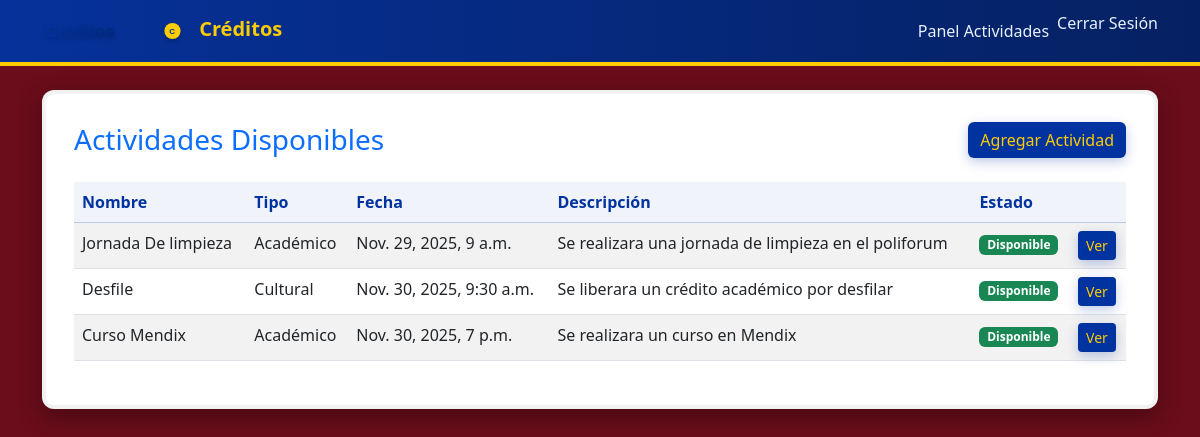
/actividades/ (signed in), run on an earlier commit of the app's database.
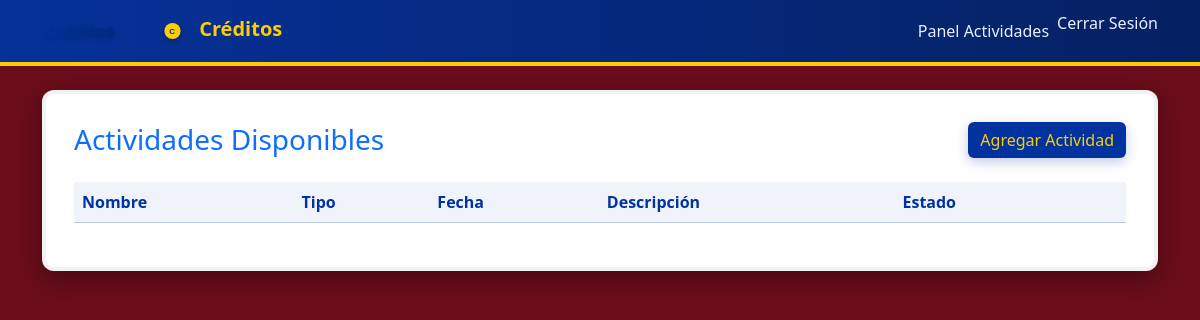
And on a later commit of the database.
### actividades/models.py (models this page shows, shortened)
class Actividad(models.Model):
    TIPOS = (
        ('academico', 'Académico'),
        ('cultural', 'Cultural'),
        ('deportivo', 'Deportivo'),
    )
    nombre = models.CharField(max_length=150)
    convo = models.CharField(max_length=150, blank=True)
    descripcion = models.TextField(blank=True)
    tipo = models.CharField(max_length=20, choices=TIPOS)
    fecha = models.DateTimeField()
    lugar = models.CharField(max_length=150, blank=True)
    creditos_equivalentes = models.PositiveSmallIntegerField(default=1)
    capacidad = models.PositiveIntegerField(blank=True, null=True)
    creado_por = models.ForeignKey(Usuario, on_delete=models.SET_NULL, null=True, blank=True, related_name='actividades_creadas')
    inscritos = models.ManyToManyField(Usuario, blank=True, related_name='actividades_inscritas')
    liberado = models.BooleanField(default=False)
    liberado_por = models.ForeignKey(Usuario, on_delete=models.SET_NULL, null=True, blank=True, related_name='actividades_liberadas')
    fecha_liberacion = models.DateTimeField(null=True, blank=True)
    encargado = models.ForeignKey(Usuario, on_delete=models.SET_NULL, null=True, blank=True, related_name='actividades_encargadas')

### actividades/views.py (the view)
# urls.py: path('', views.lista_actividades, name='lista_actividades'),
@login_required
def lista_actividades(request):
    actividades = Actividad.objects.order_by('fecha')
    return render(request, 'actividades/lista_actividades.html', {'actividades': actividades})

### actividades/templates/actividades/lista_actividades.html (shortened to what this page needs)
{% extends 'usuarios/base.html' %}
{% block content %}
<div class="d-flex justify-content-between align-items-center mb-4">
  <h3 class="text-primary mb-0">Actividades Disponibles</h3>
  {% if user.is_staff or user.es_admin_creditos %}
    <a href="{% url 'registrar_actividad' %}" class="btn btn-primary">
       Agregar Actividad
    </a>
  {% endif %}
</div>
<table class="table table-striped table-hover">
  <thead class="table-primary">
    <tr>
      <th>Nombre</th>
      <th>Tipo</th>
      <th>Fecha</th>
      <th>Descripción</th>
      <th>Estado</th>
      <th></th>
    </tr>
  </thead>
  <tbody>
    {% for act in actividades %}
    <tr>
      <td>{{ act.nombre }}</td>
      <td>{{ act.get_tipo_display }}</td>
      <td>{{ act.fecha }}</td>
      <td>{{ act.descripcion|truncatechars:80 }}</td>
      <td>
        {% if act.liberado %}
          <span class="badge bg-success">Disponible</span>
        {% else %}
          <span class="badge bg-warning text-dark">Pendiente</span>
        {% endif %}
      </td>
      <td>
        <a href="{% url 'detalle_actividad' act.id %}" class="btn btn-sm btn-primary">Ver</a>
      </td>
    </tr>
    {% endfor %}
  </tbody>
</table>
{% endblock %}

### usuarios/templates/usuarios/base.html (shortened to what this page needs)
<!DOCTYPE html>
<html lang="es">
  {% load static %}
<head>
  <link href="https://cdn.jsdelivr.net/npm/bootstrap@5.3.0/dist/css/bootstrap.min.css" rel="stylesheet">
  <link rel="stylesheet" href="{% static 'css/estilo.css' %}?v=2">
</head>
<body>
<nav class="navbar navbar-expand-lg navbar-dark">
  <div class="container">
    <a class="navbar-brand fw-bold" href="{% url 'inicio' %}">
      <img src="{% static 'img/logo.svg' %}" class="navbar-logo me-2" alt="Logo">
      <span class="lead-accent">Créditos</span>
    </a>
    <ul class="navbar-nav ms-auto">
      {% if user.is_authenticated %}
        {% if user.is_staff or user.es_admin_creditos %}
          <li class="nav-item"><a class="nav-link" href="{% url 'panel_actividades' %}">Panel Actividades</a></li>
        {% elif user.es_docente %}
          <li class="nav-item"><a class="nav-link" href="{% url 'docente_asignar' %}">Asignar Créditos</a></li>
          <li class="nav-item"><a class="nav-link" href="{% url 'docente_dashboard' %}">Firmar Créditos</a></li>
        {% else %}
          <li class="nav-item"><a class="nav-link" href="{% url 'perfil' %}">Perfil</a></li>
          <li class="nav-item"><a class="nav-link" href="{% url 'lista_actividades' %}">Actividades</a></li>
          <li class="nav-item"><a class="nav-link" href="{% url 'mis_creditos' %}">Mis Créditos</a></li>
        {% endif %}
        <li class="nav-item">
          <form method="post" action="{% url 'logout' %}" class="d-inline">
            <button type="submit" class="btn btn-link nav-link text-danger" style="padding: 0;">Cerrar Sesión</button>
          </form>
        </li>
      {% else %}
        <li class="nav-item"><a class="nav-link" href="{% url 'login' %}">Iniciar Sesión</a></li>
        <li class="nav-item"><a class="nav-link" href="{% url 'docente_login' %}">Portal Docente</a></li>
      {% endif %}
    </ul>
  </div>
</nav>
<div class="container mt-4">
  <div class="creditos-card">
    {% block content %}{% endblock %}
  </div>
</div>
</body>
</html>

### static/css/estilo.css (style rules this page uses)
:root { --tinto: #6b0d1b; --azul: #0033a0; --amarillo: #ffcc00; --card-bg: #ffffff; --muted: #6c757d; }
html, body { height: 100%; }
body { background-color: var(--tinto); color: #222; font-family: 'Segoe UI', Roboto, Arial, sans-serif; }
.creditos-card { background: var(--card-bg); border-radius: 12px; padding: 28px; box-shadow: 0 8px 24px rgba(0,0,0,0.35); border: 4px solid rgba(0,0,0,0.05); }
.lead-accent { color: var(--amarillo); font-weight: 600; }
.btn-primary { background-color: var(--azul) !important; color: var(--amarillo) !important; border: none !important; box-shadow: 0 4px 12px rgba(0,51,160,0.25); }
.navbar { background: linear-gradient(90deg, rgba(0,51,160,0.95), rgba(0,34,102,0.95)); border-bottom: 4px solid var(--amarillo); }
.navbar .navbar-brand { color: var(--amarillo) !important; }
.nav-link { color: #e6f0ff !important; }
.navbar-brand img.navbar-logo { height: 36px; width: auto; vertical-align: middle; filter: drop-shadow(0 2px 2px rgba(0,0,0,0.2)); }
.table thead th { background: rgba(0,51,160,0.06); color: var(--azul); }

What changed in the data, as far as the page shows it:
removed Actividad: nombre "Jornada De limpieza", tipo "Académico", fecha "Nov. 29, 2025, 9 a.m.", descripcion "Se realizara una jornada de limpieza en el poliforum", liberado "Disponible"
removed Actividad: nombre "Desfile", tipo "Cultural", fecha "Nov. 30, 2025, 9:30 a.m.", descripcion "Se liberara un crédito académico por desfilar", liberado "Disponible"
removed Actividad: nombre "Curso Mendix", tipo "Académico", fecha "Nov. 30, 2025, 7 p.m.", descripcion "Se realizara un curso en Mendix", liberado "Disponible"
